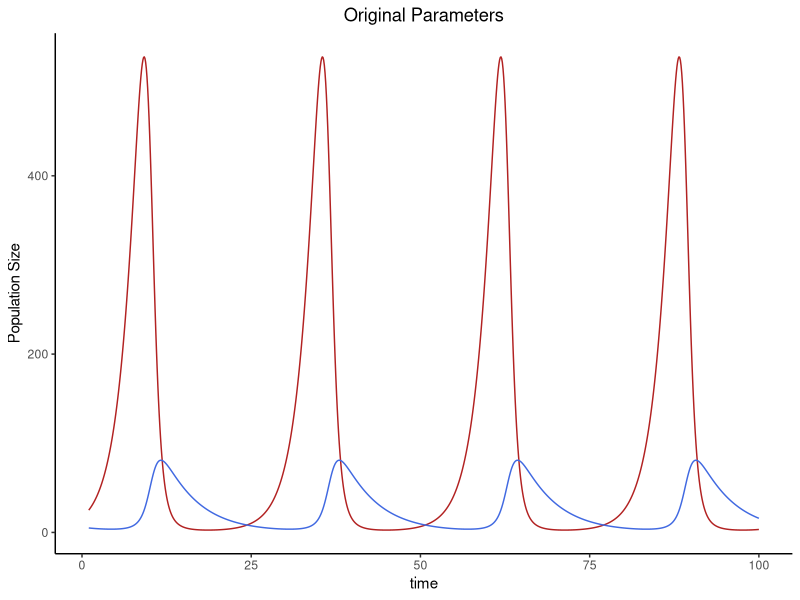
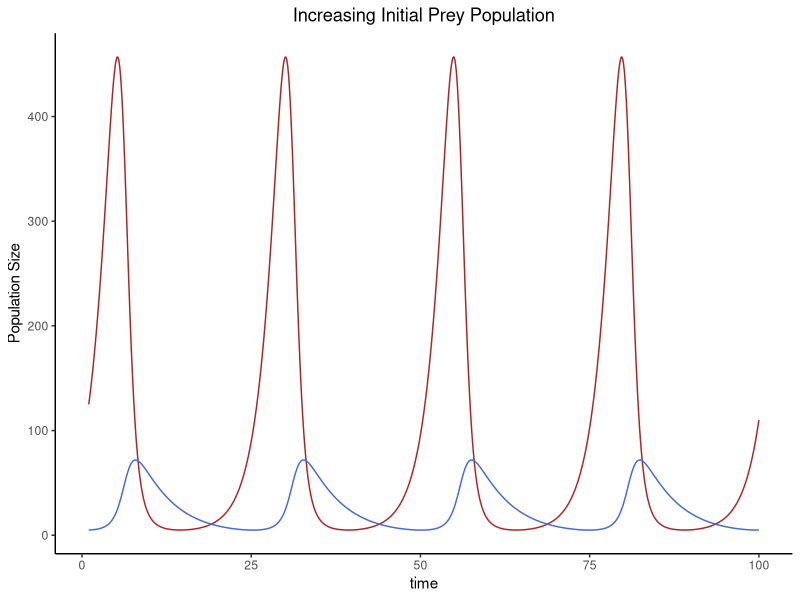
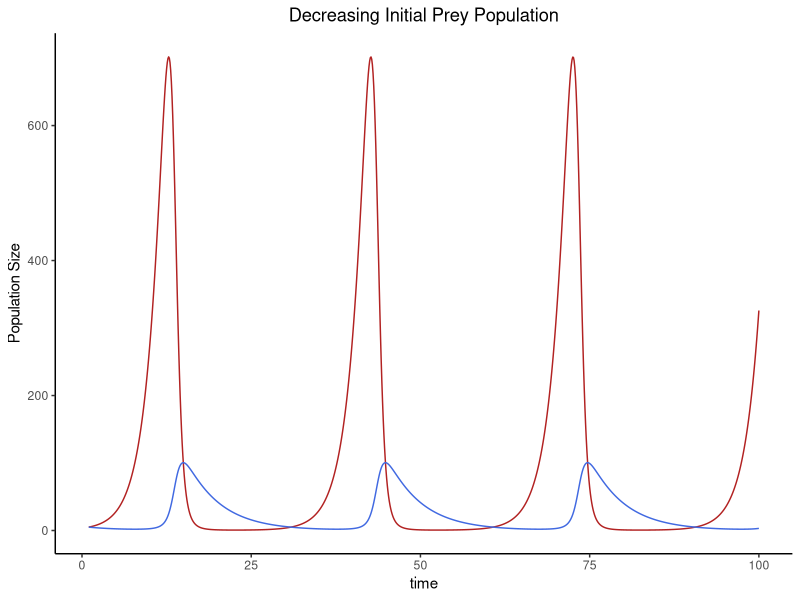
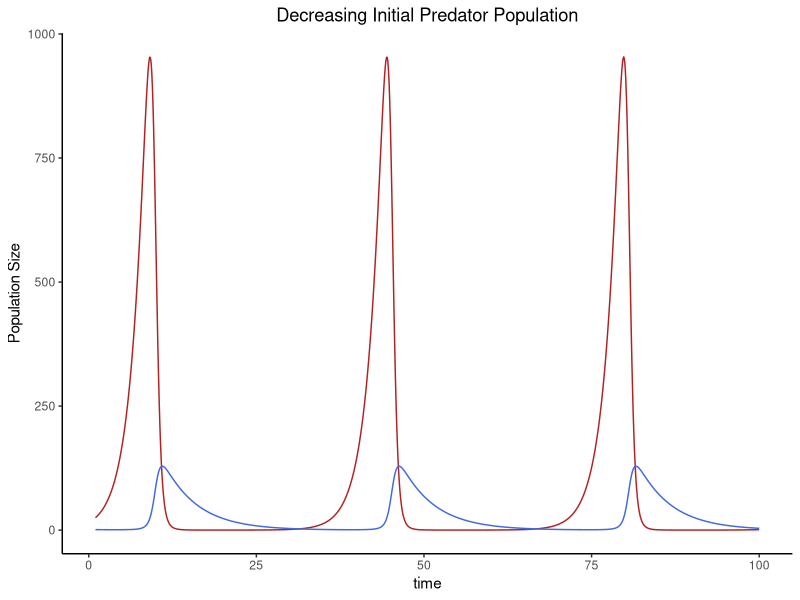
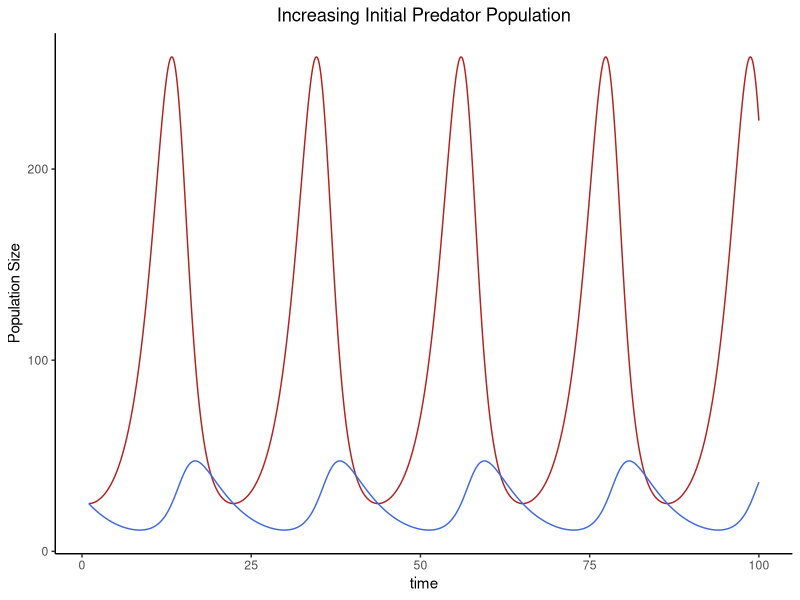
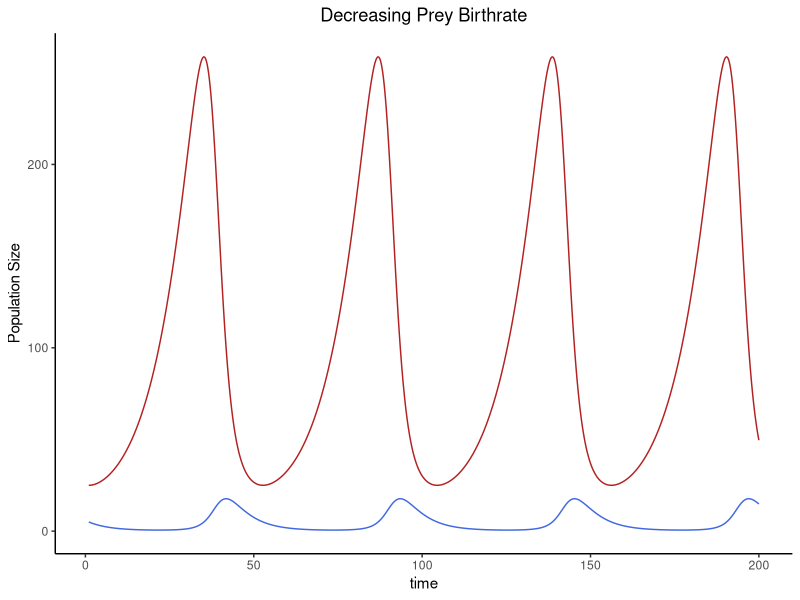
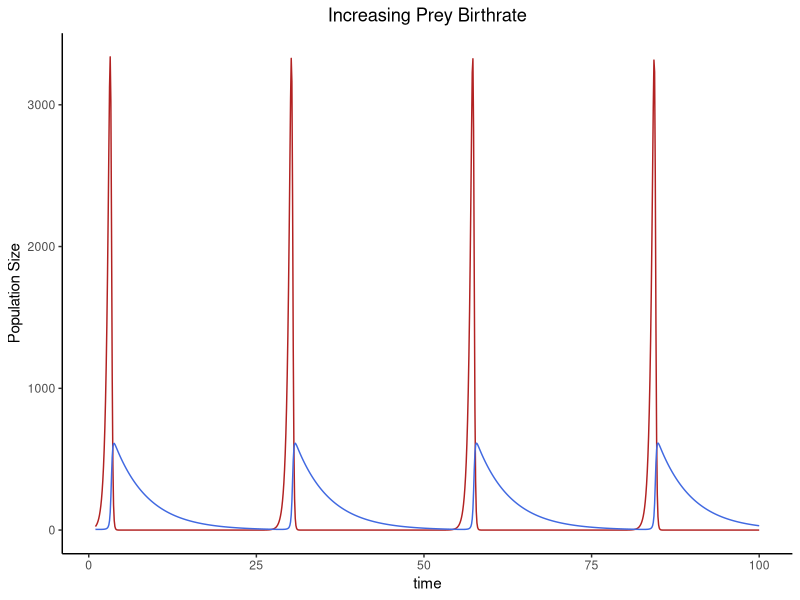
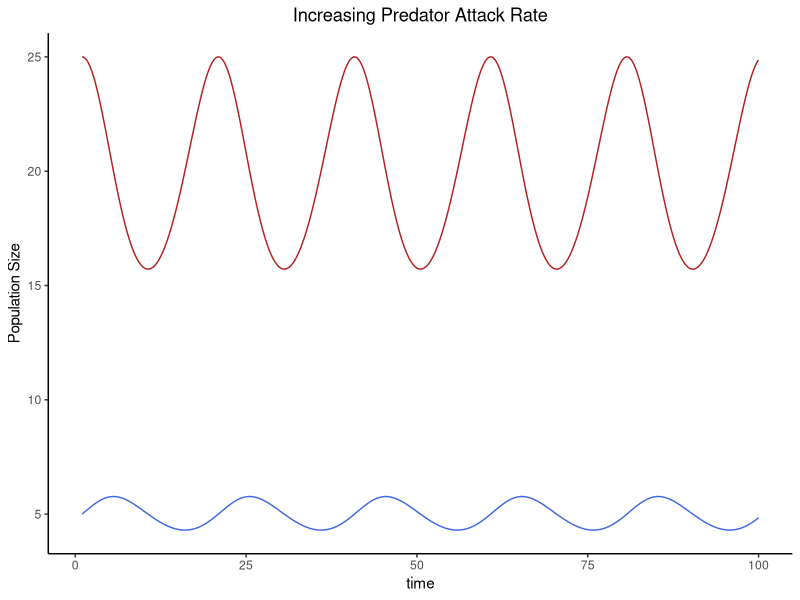

The R script that drew these images, in order:
## ---- chunk 1
# Load the deSolve package required for solving differential equations in R and ggplot2 package for graphing
library(deSolve)
library(ggplot2)
library(knitr)

# Create a custom function for simulating Lotka-Volterra Competition Model
predPreySim<-function(t,y,p){
  herbivore=y[1]
  carnivore=y[2]
  h_birthrate=p[1]
  c_attackrate=p[2]
  h_c_efficiency=p[3]
  c_death=p[4]
  dHerb_dt=(h_birthrate*herbivore)-(c_attackrate*carnivore*herbivore)
  dCarn_dt=(h_c_efficiency*c_attackrate*carnivore*herbivore)-(c_death*carnivore)
  return(list(c(dHerb_dt,dCarn_dt)))
}


# Set parameters, initial state variables, and simulation timepoints
y = c(25,5)
p = c(0.5,0.02,0.1,0.2)
times=seq(from=1,to=100,by=0.1)


# Simulate the model using ode
modelSim=ode(y=y,times=times,func=predPreySim,parms=p)
colnames(modelSim)[2] <- "herbivore"
colnames(modelSim)[3] <- "predator"

# Convert to datafrome for plotting purposes
modelSim2 <- as.data.frame(modelSim)

# plot simulation
ggplot(data=modelSim2,aes(x=time)) + geom_line(aes(y=herbivore), colour="firebrick") + geom_line(aes(y=predator),colour="royalblue")+theme_classic()+ylab("Population Size")+ggtitle("Original Parameters")+theme(plot.title = element_text(hjust = 0.5))

## ---- chunk 2
#show result summary of the data frame
kable(summary(modelSim))
## ---- chunk 3
# simulate dynamics by resetting parameters and intitial conditions
y = c(125,5)
p = c(0.5,0.02,0.1,0.2)
times=seq(from=1,to=100,by=0.1)

# Simulate the model using ode
modelSim=ode(y=y,times=times,func=predPreySim,parms=p)
colnames(modelSim)[2] <- "herbivore"
colnames(modelSim)[3] <- "predator"

# save model as a data frame for plotting purposes
modelSim2 <- as.data.frame(modelSim)

# plot simulation
ggplot(data=modelSim2) + geom_line(aes(x=time,y=herbivore),color="firebrick")+geom_line(aes(x=time,y=predator),color="royalblue")+theme_classic()+ylab("Population Size")+ggtitle("Increasing Initial Prey Population")+theme(plot.title = element_text(hjust = 0.5))
## ---- chunk 4
#show result summary of the data frame
kable(summary(modelSim))
## ---- chunk 5
# simulate dynamics by resetting parameters and intitial conditions
y = c(5,5)
p = c(0.5,0.02,0.1,0.2)
times=seq(from=1,to=100,by=0.1)

# Simulate the model using ode
modelSim=ode(y=y,times=times,func=predPreySim,parms=p)
colnames(modelSim)[2] <- "herbivore"
colnames(modelSim)[3] <- "predator"

# save model as a data frame for plotting purposes
modelSim2 <- as.data.frame(modelSim)

# plot simulation
ggplot(data=modelSim2) + geom_line(aes(x=time,y=herbivore),color="firebrick")+geom_line(aes(x=time,y=predator),color="royalblue")+theme_classic()+ylab("Population Size")+ggtitle("Decreasing Initial Prey Population")+theme(plot.title = element_text(hjust = 0.5))
## ---- chunk 6
#show result summary of the data frame
kable(summary(modelSim))
## ---- chunk 7
# simulate dynamics by resetting parameters and intitial conditions
y = c(25,1)
p = c(0.5,0.02,0.1,0.2)
times=seq(from=1,to=100,by=0.1)

# Simulate the model using ode
modelSim=ode(y=y,times=times,func=predPreySim,parms=p)
colnames(modelSim)[2] <- "herbivore"
colnames(modelSim)[3] <- "predator"

# save model as a data frame for plotting purposes
modelSim2 <- as.data.frame(modelSim)

# plot simulation
ggplot(data=modelSim2) + geom_line(aes(x=time,y=herbivore),color="firebrick")+geom_line(aes(x=time,y=predator),color="royalblue")+theme_classic()+ylab("Population Size")+ggtitle("Decreasing Initial Predator Population")+theme(plot.title = element_text(hjust = 0.5))
## ---- chunk 8
#show result summary of the data frame
kable(summary(modelSim))
## ---- chunk 9
# simulate dynamics by resetting parameters and intitial conditions
y = c(25,25)
p = c(0.5,0.02,0.1,0.2)
times=seq(from=1,to=100,by=0.1)

# Simulate the model using ode
modelSim=ode(y=y,times=times,func=predPreySim,parms=p)
colnames(modelSim)[2] <- "herbivore"
colnames(modelSim)[3] <- "predator"

# save model as a data frame for plotting purposes
modelSim2 <- as.data.frame(modelSim)

# plot simulation
ggplot(data=modelSim2) + geom_line(aes(x=time,y=herbivore),color="firebrick")+geom_line(aes(x=time,y=predator),color="royalblue")+theme_classic()+ylab("Population Size")+ggtitle("Increasing Initial Predator Population")+theme(plot.title = element_text(hjust = 0.5))
## ---- chunk 10
#show result summary of the data frame
kable(summary(modelSim))
## ---- chunk 11
# simulate dynamics by resetting parameters and intitial conditions
y = c(25,5)
p = c(0.1,0.02,0.1,0.2)
times=seq(from=1,to=200,by=0.1)

# Simulate the model using ode
modelSim=ode(y=y,times=times,func=predPreySim,parms=p)
colnames(modelSim)[2] <- "herbivore"
colnames(modelSim)[3] <- "predator"

# save model as a data frame for plotting purposes
modelSim2 <- as.data.frame(modelSim)

# plot simulation
ggplot(data=modelSim2) + geom_line(aes(x=time,y=herbivore),color="firebrick")+geom_line(aes(x=time,y=predator),color="royalblue")+theme_classic()+ylab("Population Size")+ggtitle("Decreasing Prey Birthrate")+theme(plot.title = element_text(hjust = 0.5))
## ---- chunk 12
#show result summary of the data frame
kable(summary(modelSim))
## ---- chunk 13
# simulate dynamics by resetting parameters and intitial conditions
y = c(25,5)
p = c(2.5,0.02,0.1,0.2)
times=seq(from=1,to=100,by=0.1)

# Simulate the model using ode
modelSim=ode(y=y,times=times,func=predPreySim,parms=p)
colnames(modelSim)[2] <- "herbivore"
colnames(modelSim)[3] <- "predator"

# save model as a data frame for plotting purposes
modelSim2 <- as.data.frame(modelSim)

# plot simulation
ggplot(data=modelSim2) + geom_line(aes(x=time,y=herbivore),color="firebrick")+geom_line(aes(x=time,y=predator),color="royalblue")+theme_classic()+ylab("Population Size")+ggtitle("Increasing Prey Birthrate")+theme(plot.title = element_text(hjust = 0.5))
## ---- chunk 14
#show result summary of the data frame
kable(summary(modelSim))
## ---- chunk 15
# simulate dynamics by resetting parameters and intitial conditions
y = c(25,5)
p = c(0.5,0.1,0.1,0.2)
times=seq(from=1,to=100,by=0.1)

# Simulate the model using ode
modelSim=ode(y=y,times=times,func=predPreySim,parms=p)
colnames(modelSim)[2] <- "herbivore"
colnames(modelSim)[3] <- "predator"

# save model as a data frame for plotting purposes
modelSim2 <- as.data.frame(modelSim)

# plot simulation
ggplot(data=modelSim2) + geom_line(aes(x=time,y=herbivore),color="firebrick")+geom_line(aes(x=time,y=predator),color="royalblue")+theme_classic()+ylab("Population Size")+ggtitle("Increasing Predator Attack Rate")+theme(plot.title = element_text(hjust = 0.5))
## ---- chunk 16
#show result summary of the data frame
kable(summary(modelSim))
## ---- chunk 17
# simulate dynamics by resetting parameters and intitial conditions
y = c(25,5)
p = c(0.5,0.004,0.1,0.2)
times=seq(from=1,to=100,by=0.1)

# Simulate the model using ode
modelSim=ode(y=y,times=times,func=predPreySim,parms=p)
colnames(modelSim)[2] <- "herbivore"
colnames(modelSim)[3] <- "predator"

# save model as a data frame for plotting purposes
modelSim2 <- as.data.frame(modelSim)

# plot simulation
ggplot(data=modelSim2) + geom_line(aes(x=time,y=herbivore),color="firebrick")+geom_line(aes(x=time,y=predator),color="royalblue")+theme_classic()+ylab("Population Size")+ggtitle("Decreasing Predator Attack Rate")+theme(plot.title = element_text(hjust = 0.5))
## ---- chunk 18
#show result summary of the data frame
kable(summary(modelSim))
## ---- chunk 19
# simulate dynamics by resetting parameters and intitial conditions
y = c(25,5)
p = c(0.5,0.02,0.5,0.2)
times=seq(from=1,to=100,by=0.1)

# Simulate the model using ode
modelSim=ode(y=y,times=times,func=predPreySim,parms=p)
colnames(modelSim)[2] <- "herbivore"
colnames(modelSim)[3] <- "predator"

# save model as a data frame for plotting purposes
modelSim2 <- as.data.frame(modelSim)

# plot simulation
ggplot(data=modelSim2) + geom_line(aes(x=time,y=herbivore),color="firebrick")+geom_line(aes(x=time,y=predator),color="royalblue")+theme_classic()+ylab("Population Size")+ggtitle("Increasing Conversion Efficiency")+theme(plot.title = element_text(hjust = 0.5))
## ---- chunk 20
#show result summary of the data frame
kable(summary(modelSim))
## ---- chunk 21
# simulate dynamics by resetting parameters and intitial conditions
y = c(25,5)
p = c(0.5,0.02,0.02,0.2)
times=seq(from=1,to=100,by=0.1)

# Simulate the model using ode
modelSim=ode(y=y,times=times,func=predPreySim,parms=p)
colnames(modelSim)[2] <- "herbivore"
colnames(modelSim)[3] <- "predator"

# save model as a data frame for plotting purposes
modelSim2 <- as.data.frame(modelSim)

# plot simulation
ggplot(data=modelSim2) + geom_line(aes(x=time,y=herbivore),color="firebrick")+geom_line(aes(x=time,y=predator),color="royalblue")+theme_classic()+ylab("Population Size")+ggtitle("Decreasing Conversion Efficiency")+theme(plot.title = element_text(hjust = 0.5))
## ---- chunk 22
#show result summary of the data frame
kable(summary(modelSim))
## ---- chunk 23
# simulate dynamics by resetting parameters and intitial conditions
y = c(25,5)
p = c(0.5,0.02,0.1,1)
times=seq(from=1,to=100,by=0.1)

# Simulate the model using ode
modelSim=ode(y=y,times=times,func=predPreySim,parms=p)
colnames(modelSim)[2] <- "herbivore"
colnames(modelSim)[3] <- "predator"

# save model as a data frame for plotting purposes
modelSim2 <- as.data.frame(modelSim)

# plot simulation
ggplot(data=modelSim2) + geom_line(aes(x=time,y=herbivore),color="firebrick")+geom_line(aes(x=time,y=predator),color="royalblue")+theme_classic()+ylab("Population Size")+ggtitle("Increase Predator Death Rate")+theme(plot.title = element_text(hjust = 0.5))
## ---- chunk 24
#show result summary of the data frame
kable(summary(modelSim))
## ---- chunk 25
# simulate dynamics by resetting parameters and intitial conditions
y = c(25,5)
p = c(0.5,0.02,0.1,0.02)
times=seq(from=1,to=1000,by=0.1)

# Simulate the model using ode
modelSim=ode(y=y,times=times,func=predPreySim,parms=p)
colnames(modelSim)[2] <- "herbivore"
colnames(modelSim)[3] <- "predator"

# save model as a data frame for plotting purposes
modelSim2 <- as.data.frame(modelSim)

# plot simulation
ggplot(data=modelSim2) + geom_line(aes(x=time,y=herbivore),color="firebrick")+geom_line(aes(x=time,y=predator),color="royalblue")+theme_classic()+ylab("Population Size")+ggtitle("Decreasing Predator Death Rate")+theme(plot.title = element_text(hjust = 0.5))
## ---- chunk 26
#show result summary of the data frame
kable(summary(modelSim))
## ---- chunk 27
knitr::opts_chunk$set(echo = TRUE)
library(deSolve)
library(ggplot2)
library(grid)
## ---- chunk 28
### Function for Rosenzweig-MacArthur Predator/Prey Equations ###
ddRM <- function (t,y,p){
  
  #Unpack State Variables
  H = y[1] #Prey
  P = y[2] #Predator
  
  #Unpack Model Parameters
  b = p[1] #Prey birth rate
  e = p[2] #Conversion efficency of prey to predator
  s = p[3] #Predator death rate
  w = p[4] #Predator attack rate 
  d = p[5] #Density of prey when predator's kill rate is 1/2*max
  alpha = p[6] #Prey self-limiting term
  
  #Defining Rates of Change
  dHdt = b*H*(1 - alpha*H) - w*H/(d + H)*P
  dPdt = e*w*H/(d + H)*P- s*P
  
  return(list(c(dHdt, dPdt)))
}
## ---- chunk 29
### Defining Initial Parameters ###
b = 0.8
e = 0.07
s = 0.2
w = 5
d = 400
alpha = 0.001
params = c(b, e, s, w, d, alpha)

H0 = 500
P0 = 120
Y0 = c(H0, P0)

times = 1:400

modelSim = ode(y=Y0, times = times, func = ddRM, parms = params)

#Subsetting the Results
modelOutput = data.frame(time=modelSim[,1],H=modelSim[,2],P = modelSim[,3])

#Graphing the Results
ggplot(modelOutput) + 
  geom_line(aes(x = time, y = H), colour = "blue") + 
  geom_line(aes(x = time, y = P), colour = "red") + 
  ggtitle("Initial Parameters") +
  labs(y="Population Size", x = "Time")
ggplot(modelOutput, aes(H,P)) + geom_point() + 
  ggtitle("Predator vs. Prey Population") +
  labs(y="Prey Population Size", x = "Predator Population Size")
## ---- chunk 30
##W - the Predator Attack Rate
w1 = 2*w
w2 = 1/2*w

#w1
params = c(b, e, s, w1, d, alpha)
modelSim = ode(y=Y0, times = times, func = ddRM, parms = params)

#Subsetting the Results
modelOutput = data.frame(time=modelSim[,1],H=modelSim[,2],P = modelSim[,3])

#Graphing the Results
ggplot(modelOutput) + 
  geom_line(aes(x = time, y = H), colour = "blue") + 
  geom_line(aes(x = time, y = P), colour = "red") + 
  ggtitle("Initial Parameters \nwith w = 2*w") +
  labs(y="Population Size", x = "Time")

#w2
params = c(b, e, s, w2, d, alpha)
modelSim = ode(y=Y0, times = times, func = ddRM, parms = params)

#Subsetting the Results
modelOutput = data.frame(time=modelSim[,1],H=modelSim[,2],P = modelSim[,3])

#Graphing the Results
ggplot(modelOutput) + 
  geom_line(aes(x = time, y = H), colour = "blue") + 
  geom_line(aes(x = time, y = P), colour = "red") +
  ggtitle("Initial Parameters \nwith w = 1/2*w") +
  labs(y="Population Size", x = "Time")
## ---- chunk 31
##d - Prey population when predator kill rate is 1/2*max
d1 = 2*d
d2 = 1/2*d


#d1
params = c(b, e, s, w, d1, alpha)
modelSim = ode(y=Y0, times = times, func = ddRM, parms = params)

#Subsetting the Results
modelOutput = data.frame(time=modelSim[,1],H=modelSim[,2],P = modelSim[,3])

#Graphing the Results
ggplot(modelOutput) + 
  geom_line(aes(x = time, y = H), colour = "blue") + 
  geom_line(aes(x = time, y = P), colour = "red") + 
  ggtitle("Initial Parameters \nwith d = 2*d") +
  labs(y="Population Size", x = "Time")

#d2
params = c(b, e, s, w, d2, alpha)
modelSim = ode(y=Y0, times = times, func = ddRM, parms = params)

#Subsetting the Results
modelOutput = data.frame(time=modelSim[,1],H=modelSim[,2],P = modelSim[,3])

#Graphing the Results
ggplot(modelOutput) + 
  geom_line(aes(x = time, y = H), colour = "blue") + 
  geom_line(aes(x = time, y = P), colour = "red") +
  ggtitle("Initial Parameters \nwith d = 1/2*d") +
  labs(y="Population Size", x = "Time")
## ---- chunk 32
##alpha - Prey self-limiting factor 
alpha1 = 2*alpha
alpha2 = 1/2*alpha


#alpha1
params = c(b, e, s, w, d, alpha1)
modelSim = ode(y=Y0, times = times, func = ddRM, parms = params)

#Subsetting the Results
modelOutput = data.frame(time=modelSim[,1],H=modelSim[,2],P = modelSim[,3])

#Graphing the Results
ggplot(modelOutput) + 
  geom_line(aes(x = time, y = H), colour = "blue") + 
  geom_line(aes(x = time, y = P), colour = "red") + 
  ggtitle("Initial Parameters \nwith alpha = 2*alpha") +
  labs(y="Population Size", x = "Time")

#alpha2
params = c(b, e, s, w, d, alpha2)
modelSim = ode(y=Y0, times = times, func = ddRM, parms = params)

#Subsetting the Results
modelOutput = data.frame(time=modelSim[,1],H=modelSim[,2],P = modelSim[,3])

#Graphing the Results
ggplot(modelOutput) + 
  geom_line(aes(x = time, y = H), colour = "blue") + 
  geom_line(aes(x = time, y = P), colour = "red") +
  ggtitle("Initial Parameters \nwith alpha = 1/2*alpha") +
  labs(y="Population Size", x = "Time")
## ---- chunk 33
# Create graph for low birthrate
b = 1.2
params = c(b, e, s, w, d, alpha)
modelSim = ode(y=Y0, times = times, func = ddRM, parms = params)
modelOutput = data.frame(time=modelSim[,1],H=modelSim[,2],P = modelSim[,3])

ggplot(modelOutput) + 
  geom_line(aes(x = time, y = H), colour = "blue") + 
  geom_line(aes(x = time, y = P), colour = "red") + 
  ggtitle("Low Birhrate") +
  labs(y="Population Size", x = "Time")

# Create graph for high birthrate
b = 2.6
params = c(b, e, s, w, d, alpha)
modelSim = ode(y=Y0, times = times, func = ddRM, parms = params)
modelOutput = data.frame(time=modelSim[,1],H=modelSim[,2],P = modelSim[,3])

ggplot(modelOutput) + 
  geom_line(aes(x = time, y = H), colour = "blue") + 
  geom_line(aes(x = time, y = P), colour = "red") + 
  ggtitle("High Birthrate") +
  labs(y="Population Size", x = "Time")
## ---- chunk 34
# Create graph for low efficiency
e = 0.0525
params = c(b, e, s, w, d, alpha)
modelSim = ode(y=Y0, times = times, func = ddRM, parms = params)
modelOutput = data.frame(time=modelSim[,1],H=modelSim[,2],P = modelSim[,3])

ggplot(modelOutput) + 
  geom_line(aes(x = time, y = H), colour = "blue") + 
  geom_line(aes(x = time, y = P), colour = "red") + 
  ggtitle("Low Efficiency") +
  labs(y="Population Size", x = "Time")

# Create graph for medium efficiency
e = 0.0875
params = c(b, e, s, w, d, alpha)
modelSim = ode(y=Y0, times = times, func = ddRM, parms = params)
modelOutput = data.frame(time=modelSim[,1],H=modelSim[,2],P = modelSim[,3])

ggplot(modelOutput) + 
  geom_line(aes(x = time, y = H), colour = "blue") + 
  geom_line(aes(x = time, y = P), colour = "red") + 
  ggtitle("Medium Efficiency") +
  labs(y="Population Size", x = "Time")

# Create graph for high efficiency
e = 0.1050
params = c(b, e, s, w, d, alpha)
modelSim = ode(y=Y0, times = times, func = ddRM, parms = params)
modelOutput = data.frame(time=modelSim[,1],H=modelSim[,2],P = modelSim[,3])

ggplot(modelOutput) + 
  geom_line(aes(x = time, y = H), colour = "blue") + 
  geom_line(aes(x = time, y = P), colour = "red") + 
  ggtitle("High Efficiency") +
  labs(y="Population Size", x = "Time")
## ---- chunk 35
# Create graph for low death rate
s = 0.2
params = c(b, e, s, w, d, alpha)
modelSim = ode(y=Y0, times = times, func = ddRM, parms = params)
modelOutput = data.frame(time=modelSim[,1],H=modelSim[,2],P = modelSim[,3])

ggplot(modelOutput) + 
  geom_line(aes(x = time, y = H), colour = "blue") + 
  geom_line(aes(x = time, y = P), colour = "red") + 
  ggtitle("Low Death Rate") +
  labs(y="Population Size", x = "Time")

# Create graph for high death rate
s = 0.6
params = c(b, e, s, w, d, alpha)
modelSim = ode(y=Y0, times = times, func = ddRM, parms = params)
modelOutput = data.frame(time=modelSim[,1],H=modelSim[,2],P = modelSim[,3])

ggplot(modelOutput) + 
  geom_line(aes(x = time, y = H), colour = "blue") + 
  geom_line(aes(x = time, y = P), colour = "red") + 
  ggtitle("High Death Rate") +
  labs(y="Population Size", x = "Time")
## ---- chunk 36
### Paradox of Enrichment 
b = 0.8
e = 0.07
s = 0.2
w = 5
d = 400

#0.00125
params = c(b, e, s, w, d, 0.00125)
modelSim = ode(y=Y0, times = times, func = ddRM, parms = params)

#Subsetting the Results
modelOutput = data.frame(time=modelSim[,1],H=modelSim[,2],P = modelSim[,3])

#Graphing the Results
ggplot(modelOutput) + 
  geom_line(aes(x = time, y = H), colour = "blue") + 
  geom_line(aes(x = time, y = P), colour = "red") + 
  ggtitle("Initial Parameters \nwith alpha = 0.00125") +
  labs(y="Population Size", x = "Time")

#0.0009
params = c(b, e, s, w, d, 0.0009)
modelSim = ode(y=Y0, times = times, func = ddRM, parms = params)

#Subsetting the Results
modelOutput = data.frame(time=modelSim[,1],H=modelSim[,2],P = modelSim[,3])

#Graphing the Results
ggplot(modelOutput) + 
  geom_line(aes(x = time, y = H), colour = "blue") + 
  geom_line(aes(x = time, y = P), colour = "red") + 
  ggtitle("Initial Parameters \nwith alpha = 0.0009") +
  labs(y="Population Size", x = "Time")

#0.0007
params = c(b, e, s, w, d, 0.0007)
modelSim = ode(y=Y0, times = times, func = ddRM, parms = params)

#Subsetting the Results
modelOutput = data.frame(time=modelSim[,1],H=modelSim[,2],P = modelSim[,3])

#Graphing the Results
ggplot(modelOutput) + 
  geom_line(aes(x = time, y = H), colour = "blue") + 
  geom_line(aes(x = time, y = P), colour = "red") + 
  ggtitle("Initial Parameters \nwith alpha = 0.0007") +
  labs(y="Population Size", x = "Time")

#0.0005
params = c(b, e, s, w, d, 0.0005)
modelSim = ode(y=Y0, times = 1:800, func = ddRM, parms = params)

#Subsetting the Results
modelOutput = data.frame(time=modelSim[,1],H=modelSim[,2],P = modelSim[,3])

#Graphing the Results
ggplot(modelOutput) + 
  geom_line(aes(x = time, y = H), colour = "blue") + 
  geom_line(aes(x = time, y = P), colour = "red") + 
  ggtitle("Initial Parameters \nwith alpha = 0.0005") +
  labs(y="Population Size", x = "Time")
